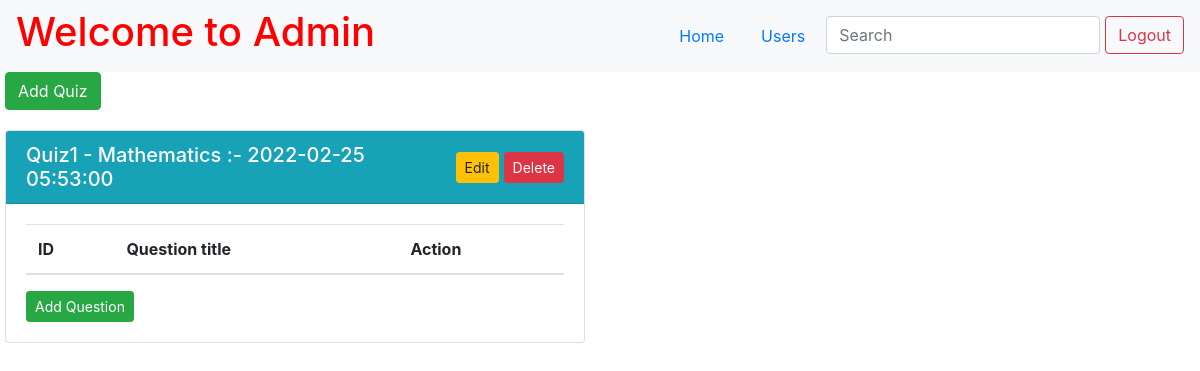
/admin/quiz (signed in), run on an earlier commit of the app's database.
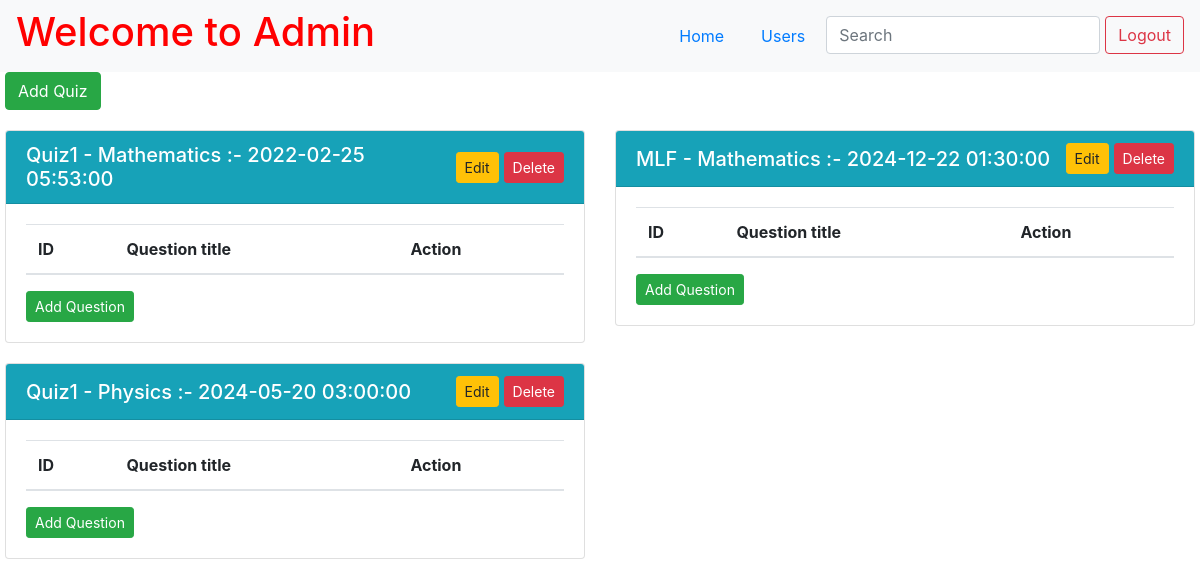
And on a later commit of the database.
### app.py (models this page shows)
class Quiz(db.Model):
    id = db.Column(db.Integer, primary_key=True)
    subject_id = db.Column(db.Integer, db.ForeignKey("subject.id"), nullable=False)
    name = db.Column(db.String(), nullable=False)
    quiz_date = db.Column(db.Date, nullable=False)
    time_duration = db.Column(db.Time, nullable=False)
    question = db.relationship('Quizwisequestion', backref="quiz")
    score = db.relationship('Score', backref="quiz")

class Subject(db.Model):
    id = db.Column(db.Integer, primary_key=True)
    name = db.Column(db.String(255), nullable=False)
    description = db.Column(db.String())
    chapter = db.relationship('Chapter', backref='subject')
    quiz = db.relationship('Quiz', backref="subject")

### app.py (the view)
@app.route("/admin/quiz")
def admin_quiz():
    if 'username' in session:
        admin = Admin.query.filter_by(username=session["username"]).first()
        if not admin:
            flash("Invalid Credentials!", "error")
            return redirect(url_for("index"))
    else:
        return redirect(url_for("index"))
    subjects = Subject.query.all()
    subject_data = []
    for subject in subjects:
        quizzes = [
            {
                "id": quiz.id,
                "name": quiz.name,
                "quiz_date": quiz.quiz_date,
                "time_duration": quiz.time_duration,
                "quizwisequestions": db.session.query(Question).join(Quizwisequestion).filter(Question.id == Quizwisequestion.question_id).filter_by(quiz_id=quiz.id).all(),
                "subjectwisequestions": db.session.query(Question.statement, Question.id).join(Chapter).join(Subject).filter(Question.chapter_id == Chapter.id).filter(Subject.id == Chapter.subject_id).filter(Subject.id == subject.id).all()
            }
            for quiz in Quiz.query.filter_by(subject_id=subject.id).all()
        ]
        subject_data.append({
            "id": subject.id,
            "name": subject.name,
            "description": subject.description,
            "quizzes": quizzes
        })
    return render_template("admin_quiz.html", subjects=subject_data)
    ...

### app.py (called while the page is built)
@app.after_request
def add_header(response):
    response.headers['Cache-Control'] = 'no-store, no-cache, must-revalidate, post-check=0, pre-check=0, max-age=0'
    response.headers['Pragma'] = 'no-cache'
    response.headers['Expires'] = '-1'
    return response

### templates/admin_quiz.html (shortened to what this page needs)
{% extends 'base.html' %}
{% block content %}
<div class="page-wrapper">
    <nav class="navbar navbar-expand-lg navbar-light bg-light">
        <a href="/admin/dashboard" style="text-decoration: none; color: red;">
            <h1>Welcome to Admin</h1>
        </a>
        <ul class="nav ml-auto">
            <li class="nav-item">
                <a class="nav-link" href="/admin/dashboard">Home</a>
            </li>
            <li class="nav-item">
                <a class="nav-link" href="/admin/users">Users</a>
            </li>
            <li class="nav-item">
                <input class="form-control" type="search" placeholder="Search" aria-label="Search" name="q"
                    hx-get="{{url_for('admin_search', type='quiz')}}" hx-trigger="keyup changed delay:500ms" hx-target="#search-results">
            </li>
            <li>
                <form action="/logout" class="d-inline">
                    <button type="submit" class="btn btn-outline-danger">Logout</button>
                </form>
            </li>
        </ul>
    </nav>
    <div class="container-custom">
        <div>
            <button type="button" id="add-quiz" class="btn btn-success" data-toggle="modal" data-target="#addQuiz">
                Add Quiz
            </button>
        </div>
        <div id="search-results">
            {% if not search %}
            {% include 'quiz.html' %}
            {% endif %}
        </div>
    </div>
</div>
{% endblock %}

### templates/base.html (shortened to what this page needs)
<!DOCTYPE html>
<html lang="en">
<head>
    <link rel="stylesheet" href="https://stackpath.bootstrapcdn.com/bootstrap/4.5.2/css/bootstrap.min.css">
</head>
<body>
    {% block content %}{% endblock %}
</body>
</html>

### templates/quiz.html (shortened to what this page needs)
<div class="quiz-container row">
    {% for subject in subjects %}
    {% for quiz in subject.quizzes %}
    <div class="col-md-6 quiz-card">
        <div class="card">
            <div class="card-header bg-info text-white d-flex align-items-center justify-content-between">
                <h5 class="card-title m-0">{{ quiz.name }} - {{ subject.name }} :- {{ quiz.quiz_date }} {{
                    quiz.time_duration }}</h5>
                <div class="d-flex align-items-center">
                    <button type="button" class="btn btn-warning btn-sm edit_button" data-toggle="modal"
                        data-target="#editQuiz{{ quiz.id }}">
                        Edit
                    </button>
                    <form action="/quiz/delete/{{ quiz.id }}" method="post"
                        onsubmit="return confirm('Are you sure you want to delete this quiz?');" class="mb-0">
                        <button class="btn btn-danger btn-sm" type="submit">Delete</button>
                    </form>
                </div>
            </div>
            <div class="card-body d-flex flex-column">
                <table class="table table-striped mb-0">
                    <thead>
                        <tr>
                            <th>ID</th>
                            <th>Question title</th>
                            <th>Action</th>
                        </tr>
                    </thead>
                </table>
                <div class="text-end mt-3">
                    <button type="button" class="btn btn-success btn-sm" data-toggle="modal"
                        data-target="#appendQuestion{{ subject.id }}{{ quiz.id }}">
                        Add Question
                    </button>
                </div>
            </div>
        </div>
    </div>
    {% endfor %}
    {% endfor %}
</div>

### templates/admin_quiz.html (style rules this page uses)
.container-custom { max-width: 1200px; padding-left: 5px; padding-right: 5px; margin: 0 auto; }
.quiz-container { margin-top: 20px; }
.quiz-card { margin-bottom: 20px; }
.edit_button { margin-right: 5px; }
.nav-item { margin-right: 5px; }

What changed in the data, as far as the page shows it:
added Quiz: name "MLF", {{ subject.name }} "Mathematics", quiz_date "2024-12-22", time_duration "01:30:00", shown under Subject "Mathematics"
now on this page (row unchanged): Subject: name "Physics"
added Quiz: name "Quiz1", quiz_date "2024-05-20", time_duration "03:00:00"
